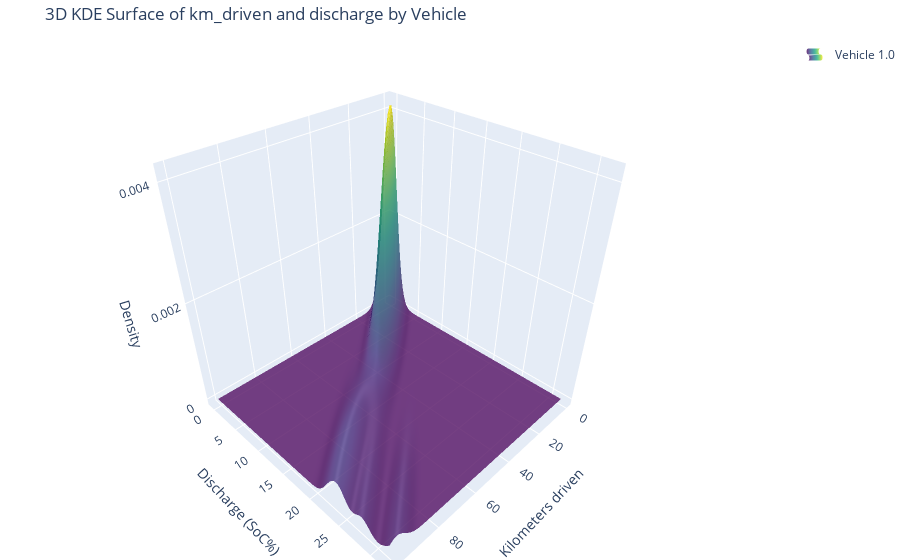

Notebook cell for this chart:
### Code cell
vehicles = trip_data['vm'].unique()
colors = ['Viridis', 'Cividis', 'Plasma', 'Inferno', 'Magma', 'Turbo']  

fig = go.Figure()


x = trip_data['km_driven'].values
y = trip_data['discharge'].values
xgrid = np.linspace(x.min(), x.max(), 100)
ygrid = np.linspace(y.min(), y.max(), 100)
X, Y = np.meshgrid(xgrid, ygrid)
positions = np.vstack([X.ravel(), Y.ravel()])

for i, vm in enumerate(vehicles):
    subset = trip_data[trip_data['vm'] == vm]
    xy_subset = np.vstack([subset['km_driven'].values, subset['discharge'].values])
    kde = gaussian_kde(xy_subset)
    Z = np.reshape(kde(positions).T, X.shape)
    
    fig.add_trace(go.Surface(
        x=X,
        y=Y,
        z=Z,
        colorscale=colors[i % len(colors)],
        name=f'Vehicle {vm}',
        showscale=False,
        opacity=0.8,
        showlegend=True  
    ))

fig.update_layout(
    title='3D KDE Surface of km_driven and discharge by Vehicle',
    scene=dict(
        xaxis_title='Kilometers driven',
        yaxis_title='Discharge (SoC%)',
        zaxis_title='Density'
    ),
    margin=dict(l=0, r=0, b=0, t=40)
)

fig.show()

### Figure 1 — Plotly figure (JSON) as saved in the notebook; plotly's stock layout.template omitted (floating-point values rounded to 4 significant figures; data arrays with more than 128 entries replaced by an {"elided": "..."} marker saying what was removed)
{"data": [{"colorscale": [[0, "#440154"], [0.1111, "#482878"], [0.2222, "#3e4989"], [0.3333, "#31688e"], [0.4444, "#26828e"], [0.5556, "#1f9e89"], [0.6667, "#35b779"], [0.7778, "#6ece58"], [0.8889, "#b5de2b"], [1, "#fde725"]], "name": "Vehicle 1.0", "opacity": 0.8, "showlegend": true, "showscale": false, "type": "surface", "x": {"elided": "100x100 float values"}, "y": {"elided": "100x100 float values"}, "z": {"elided": "100x100 float values"}}], "layout": {"margin": {"b": 0, "l": 0, "r": 0, "t": 40}, "scene": {"xaxis": {"title": {"text": "Kilometers driven"}}, "yaxis": {"title": {"text": "Discharge (SoC%)"}}, "zaxis": {"title": {"text": "Density"}}}, "title": {"text": "3D KDE Surface of km_driven and discharge by Vehicle"}}}
